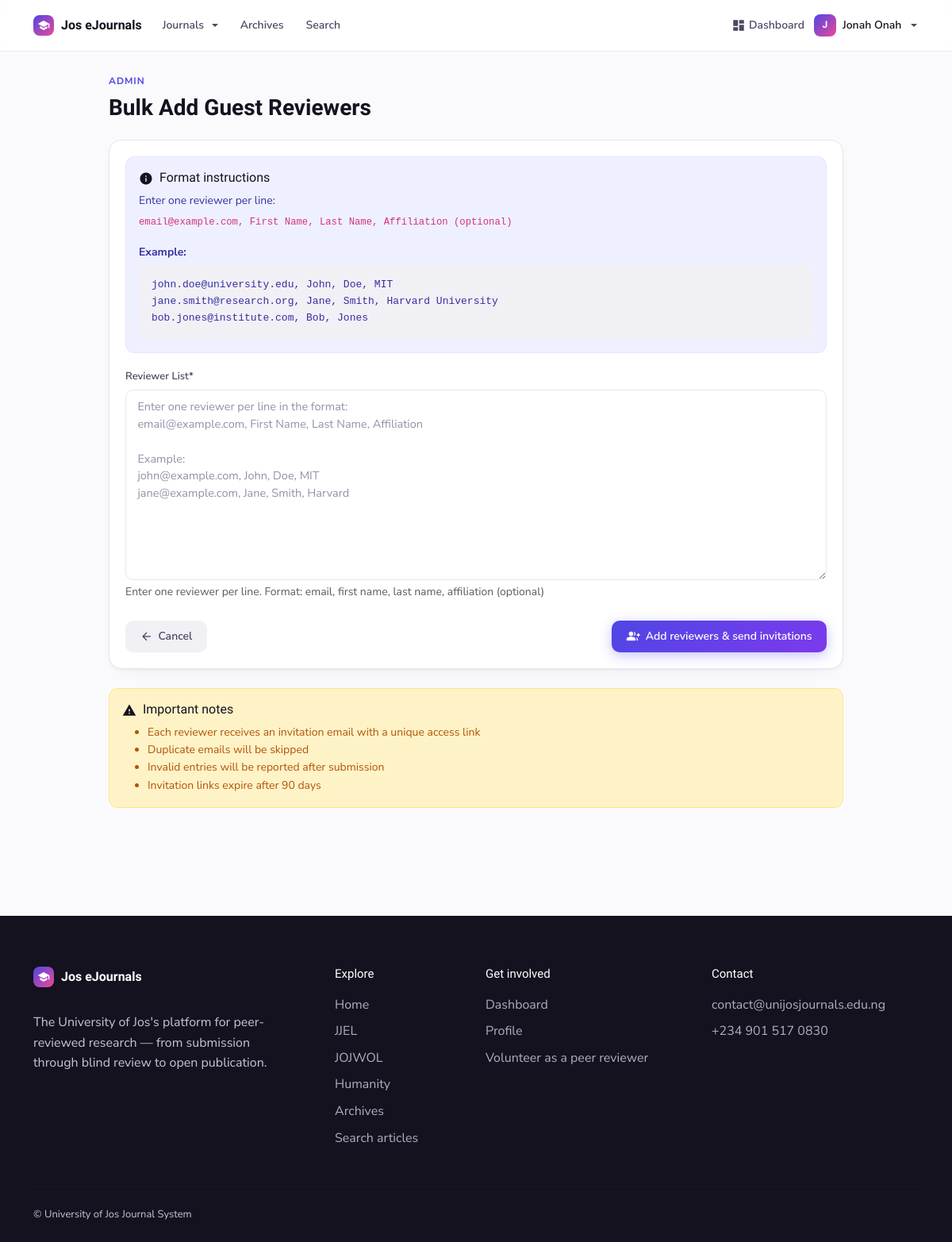
Page /manage/guest-reviewers/bulk-add/ (signed in) on the committed database.
### journalapp/models.py (models this page shows, shortened)
class SiteSettings(models.Model):
    site_title = models.CharField(max_length=100, default="University of Jos Journal System")
    site_description = models.TextField(blank=True)
    logo = models.ImageField(upload_to='site_images', blank=True, null=True)
    favicon = models.ImageField(upload_to='site_images', blank=True, null=True)
    primary_color = models.CharField(max_length=20, default="#007bff")
    secondary_color = models.CharField(max_length=20, default="#6c757d")
    footer_text = models.TextField(default="© University of Jos Journal System")
    contact_email = models.EmailField(default="contact@unijosjournals.edu.ng")
    contact_phone = models.CharField(max_length=20, blank=True)
    facebook_url = models.URLField(blank=True)
    twitter_url = models.URLField(blank=True)
    instagram_url = models.URLField(blank=True)
    linkedin_url = models.URLField(blank=True)
    class Meta:
        verbose_name = "Site Settings"
        verbose_name_plural = "Site Settings"

class CustomUser(AbstractBaseUser, PermissionsMixin):
    email = models.EmailField(unique=True)
    first_name = models.CharField(max_length=30, blank=True)
    last_name = models.CharField(max_length=30, blank=True)
    is_active = models.BooleanField(default=True)
    is_staff = models.BooleanField(default=False)
    date_joined = models.DateTimeField(default=timezone.now)
    objects = CustomUserManager()
    USERNAME_FIELD = 'email'
    REQUIRED_FIELDS = []
    class Meta:
        verbose_name = 'User'
        verbose_name_plural = 'Users'
    def get_full_name(self):
        return f"{self.first_name} {self.last_name}".strip()

class Journal(models.Model):
    name = models.CharField(max_length=200)
    slug = models.SlugField(
        max_length=80, unique=True,
        help_text="Used in the journal's web address, e.g. 'jjel'."
    )
    abbreviation = models.CharField(
        max_length=20, blank=True,
        help_text="Short form, e.g. 'JJEL'. Shown on the journal card when no logo is set."
    )
    tagline = models.CharField(
        max_length=255, blank=True,
        help_text="One line shown under the journal name."
    )
    description = RichTextField(blank=True)
    about = RichTextField(
        blank=True,
        help_text="Aims and scope — the main text on the journal's home page."
    )
    logo = models.ImageField(
        upload_to='journal_logos', blank=True, null=True,
        help_text="Square-ish logo used on the journal cards."
    )
    cover_image = models.ImageField(upload_to='journal_covers', blank=True, null=True)
    issn_print = models.CharField(max_length=20, blank=True, verbose_name="ISSN (Print)")
    issn_online = models.CharField(max_length=20, blank=True, verbose_name="ISSN (Online)")
    published_by = models.CharField(
        max_length=255, blank=True,
        help_text="e.g. 'Department of English, University of Jos'."
    )
    contact_email = models.EmailField(blank=True)
    department = models.ForeignKey(
        Department, on_delete=models.SET_NULL, null=True, blank=True,
        related_name='journals',
        help_text="Optional internal grouping. Not shown to visitors."
    )
    order = models.PositiveIntegerField(
        default=0, help_text="Controls the order journals appear in on the home page."
    )
    is_active = models.BooleanField(
        default=True, help_text="Untick to hide this journal from the public site."
    )
    class Meta:
        ordering = ['order', 'name']

### journalapp/submission_views.py (the view)
# urls.py: path('manage/guest-reviewers/bulk-add/', submission_views.bulk_add_guest_reviewers, name='bulk_add_guest_reviewers'),
@journal_staff_required(roles=WORKFLOW_ROLES, lookup='none')
def bulk_add_guest_reviewers(request):
    if request.method == 'POST':
        form = BulkGuestReviewerForm(request.POST)
        if form.is_valid():
            reviewers_data = form.cleaned_data['reviewer_list']
            created_count = 0
            failed = []
            for reviewer_data in reviewers_data:
                try:
                    guest_reviewer = GuestReviewer.objects.create(
                        email=reviewer_data['email'],
                        first_name=reviewer_data['first_name'],
                        last_name=reviewer_data['last_name'],
                        affiliation=reviewer_data['affiliation'],
                        created_by=request.user
                    )
                    send_guest_invitation_email(guest_reviewer, request)
                    created_count += 1
                except Exception as e:
                    failed.append(f"{reviewer_data['email']}: {str(e)}")
            if created_count > 0:
                messages.success(request, f'Successfully added {created_count} guest reviewer(s).')
            if failed:
                messages.warning(request, f'Failed to add: {", ".join(failed)}')
            return redirect('manage_guest_reviewers')
    else:
        form = BulkGuestReviewerForm()
    context = {
        'form': form,
        'title': 'Bulk Add Guest Reviewers'
    }
    return render(request, 'submissions/admin_bulk_add_guests.html', context)

### journalapp/forms.py (shortened to what this page needs)
class BulkGuestReviewerForm(forms.Form):
    reviewer_list = forms.CharField(
        label='Reviewer List',
        widget=forms.Textarea(attrs={
            'class': 'form-control',
            'rows': 10,
            'placeholder': 'Enter one reviewer per line in the format:\nemail@example.com, First Name, Last Name, Affiliation\n\nExample:\njohn@example.com, John, Doe, MIT\njane@example.com, Jane, Smith, Harvard'
        }),
        help_text='Enter one reviewer per line. Format: email, first name, last name, affiliation (optional)'
    )

### journalapp/context_processors.py (called while the page is built)
def site_settings(request):
    try:
        settings = SiteSettings.objects.first()
        if not settings:
            settings = SiteSettings.objects.create()
    except:
        settings = None
    return {'site_settings': settings}

def journal_roles(request):
    user = getattr(request, 'user', None)
    if not (user and user.is_authenticated):
        return {'can_manage_journals': False, 'can_manage_journal_content': False}
    return {
        'can_manage_journals': can_manage_any_journal(user, roles=WORKFLOW_ROLES),
        'can_manage_journal_content': can_manage_any_journal(user, roles=CONTENT_ROLES),
    }

def nav_journals(request):
    return {
        'nav_journals': Journal.objects.filter(is_active=True).only(
            'name', 'slug', 'abbreviation'
        )
    }

### journalapp/permissions.py (called while the page is built, shortened)
def is_site_admin(user):
    return bool(
        user
        and user.is_authenticated
        and (user.is_superuser or user.is_staff)
    )

def can_manage_any_journal(user, roles=None):
    if is_site_admin(user):
        return True
    return journals_for(user, roles=roles).exists()

def journal_staff_required(roles=None, lookup='submission'):
    def decorator(view_func):
        @wraps(view_func)
        def _wrapped(request, *args, **kwargs):
            user = request.user
            if not (user and user.is_authenticated):
                return redirect(f'/login/?next={request.path}')
            if is_site_admin(user):
                return view_func(request, *args, **kwargs)
        return _wrapped
    return decorator

### journalapp/templates/submissions/admin_bulk_add_guests.html (shortened to what this page needs)
{% extends 'journalapp/base.html' %}
{% load crispy_forms_tags %}
{% block content %}
<div class="container py-4">
    <div class="row"><div class="col-md-10 offset-md-1">
        <div class="mb-4">
            <span class="uj-kicker">Admin</span>
            <h1 class="mt-1 mb-0" style="font-size:28px;">{{ title }}</h1>
        </div>
        <div class="card"><div class="card-body">
            <div class="alert alert-info">
                <h6 class="mb-2"><i class="material-icons align-middle me-1" style="font-size:18px;">info</i> Format instructions</h6>
                <p class="mb-1" style="font-size:14px;">Enter one reviewer per line:</p>
                <code>email@example.com, First Name, Last Name, Affiliation (optional)</code>
                <p class="mt-3 mb-1" style="font-size:14px;"><strong>Example:</strong></p>
                <pre class="p-3 rounded mt-1 mb-0" style="background:var(--uj-surface-2); font-size:13px;">john.doe@university.edu, John, Doe, MIT
jane.smith@research.org, Jane, Smith, Harvard University
bob.jones@institute.com, Bob, Jones</pre>
            </div>
            <form method="post">
                {{ form|crispy }}
                <div class="d-flex justify-content-between mt-4">
                    <a href="{% url 'manage_guest_reviewers' %}" class="btn btn-light"><i class="material-icons" style="font-size:16px;">arrow_back</i> Cancel</a>
                    <button type="submit" class="btn btn-primary"><i class="material-icons" style="font-size:17px;">group_add</i> Add reviewers &amp; send invitations</button>
                </div>
            </form>
        </div></div>
        <div class="alert alert-warning mt-4">
            <h6 class="mb-2"><i class="material-icons align-middle me-1" style="font-size:18px;">warning</i> Important notes</h6>
            <ul class="mb-0" style="font-size:14px;">
                <li>Each reviewer receives an invitation email with a unique access link</li>
                <li>Duplicate emails will be skipped</li>
                <li>Invalid entries will be reported after submission</li>
                <li>Invitation links expire after 90 days</li>
            </ul>
        </div>
    </div></div>
</div>
{% endblock %}

### journalapp/templates/journalapp/base.html (shortened to what this page needs)
{% load static %}
<!DOCTYPE html>
<html lang="en">
<head>
    <link href="https://cdn.jsdelivr.net/npm/bootstrap@5.3.0-alpha1/dist/css/bootstrap.min.css" rel="stylesheet">
    <link rel="stylesheet" href="https://cdnjs.cloudflare.com/ajax/libs/font-awesome/6.0.0-beta3/css/all.min.css">
    <link href="{% static 'css/theme.css' %}" rel="stylesheet">
</head>
<body class="d-flex flex-column min-vh-100">
    <header>
        <nav class="navbar navbar-expand-lg uj-navbar">
            <div class="container">
                <a class="uj-brand me-lg-4" href="{% url 'home' %}">
                    <span class="uj-brand-mark">
                        {% if site_settings.logo %}
                        <img src="{{ site_settings.logo.url }}" alt="{{ site_settings.site_title }}">
                        {% else %}
                        <i class="material-icons" style="font-size:16px;">school</i>
                        {% endif %}
                    </span>
                    <span>{{ site_settings.site_title|default:"UniJos Journals" }}</span>
                </a>
                <div class="collapse navbar-collapse" id="navbarNav">
                    <ul class="navbar-nav align-items-lg-center gap-lg-4 me-auto mt-3 mt-lg-0">
                        <li class="nav-item dropdown">
                            <a class="uj-nav-link dropdown-toggle" href="{% url 'journal_list' %}" id="journalsDropdown" role="button" data-bs-toggle="dropdown" aria-expanded="false">Journals</a>
                        </li>
                        <li class="nav-item">
                            <a class="uj-nav-link" href="{% url 'all_issues' %}">Archives</a>
                        </li>
                        <li class="nav-item">
                            <a class="uj-nav-link" href="{% url 'article_search' %}">Search</a>
                        </li>
                    </ul>
                    <ul class="navbar-nav align-items-lg-center gap-2">
                        {% if user.is_authenticated %}
                            <li class="nav-item">
                                <a class="uj-nav-link d-inline-flex align-items-center gap-1" href="{% url 'dashboard' %}">
                                    <i class="material-icons">dashboard</i> Dashboard
                                </a>
                            </li>
                            <li class="nav-item dropdown">
                                <a class="uj-nav-link dropdown-toggle d-inline-flex align-items-center gap-2" href="#" id="userDropdown" role="button" data-bs-toggle="dropdown" aria-expanded="false">
                                    <span class="uj-brand-mark" style="width:28px;height:28px;font-size:12px;font-family:var(--uj-font-heading);font-weight:700;">
                                        {{ user.get_full_name|default:user.email|first|upper }}
                                    </span>
                                    <span class="fw-semibold d-none d-lg-inline" style="color:var(--uj-ink);">{{ user.get_full_name|default:user.email }}</span>
                                </a>
                            </li>
                        {% endif %}
                    </ul>
                </div>
            </div>
        </nav>
    </header>
    <div class="toast-container position-fixed top-0 end-0 p-3" style="z-index: 9999;">
    </div>
    <main class="flex-grow-1 mb-3">
        {% block content %}{% endblock %}
    </main>
    <footer class="uj-footer">
        <div class="container">
            <div class="row g-4">
                <div class="col-lg-4 mb-2">
                    <a class="uj-brand mb-3" href="{% url 'home' %}">
                        <span class="uj-brand-mark">
                            {% if site_settings.logo %}
                            <img src="{{ site_settings.logo.url }}" alt="{{ site_settings.site_title }}">
                            {% else %}
                            <i class="material-icons" style="font-size:16px;">school</i>
                            {% endif %}
                        </span>
                        <span>{{ site_settings.site_title|default:"UniJos Journals" }}</span>
                    </a>
                    <p class="mt-3" style="max-width:320px;">{{ site_settings.site_description|default:"The University of Jos's platform for peer-reviewed research — from submission through blind review to open publication." }}</p>
                </div>
                <div class="col-6 col-lg-2 mb-2">
                    <h5>Explore</h5>
                    <ul class="list-unstyled d-grid gap-2">
                        <li><a href="{% url 'home' %}">Home</a></li>
                        {% for j in nav_journals %}
                        <li><a href="{% url 'journal_home' j.slug %}">{{ j.abbreviation|default:j.name }}</a></li>
                        {% endfor %}
                        <li><a href="{% url 'all_issues' %}">Archives</a></li>
                        <li><a href="{% url 'article_search' %}">Search articles</a></li>
                    </ul>
                </div>
                <div class="col-6 col-lg-3 mb-2">
                    <h5>Get involved</h5>
                    <ul class="list-unstyled d-grid gap-2">
                        {% if user.is_authenticated %}
                        <li><a href="{% url 'dashboard' %}">Dashboard</a></li>
                        <li><a href="{% url 'profile' %}">Profile</a></li>
                        {% else %}
                        <li><a href="{% url 'register' %}">Submit a manuscript</a></li>
                        <li><a href="{% url 'register' %}">Create an account</a></li>
                        <li><a href="{% url 'login' %}">Log in</a></li>
                        {% endif %}
                        <li><a href="{% url 'reviewer_apply' %}">Volunteer as a peer reviewer</a></li>
                    </ul>
                </div>
                <div class="col-lg-3 mb-2">
                    <h5>Contact</h5>
                    <ul class="list-unstyled d-grid gap-2">
                        {% if site_settings.contact_email %}
                        <li><a href="mailto:{{ site_settings.contact_email }}">{{ site_settings.contact_email }}</a></li>
                        {% endif %}
                        {% if site_settings.contact_phone %}
                        <li><a href="tel:{{ site_settings.contact_phone }}">{{ site_settings.contact_phone }}</a></li>
                        {% endif %}
                    </ul>
                </div>
            </div>
            <hr class="my-4">
            <div class="d-flex flex-column flex-md-row justify-content-between align-items-center gap-2" style="font-size:13px;">
                <p class="mb-0">{{ site_settings.footer_text|default:"© University of Jos Journal System. All rights reserved." }}</p>
            </div>
        </div>
    </footer>
</body>
</html>

### rows in the picture
SiteSettings: site_title "Jos eJournals", site_description "The University of Jos's platform for peer-reviewed research — from submission through blind review to open publication.", contact_email "contact@unijosjournals.edu.ng", contact_phone "+234 901 517 0830", footer_text "© University of Jos Journal System"
CustomUser: get_full_name|first "J", get_full_name "Jonah Onah"
Journal: abbreviation "JJEL"
Journal: abbreviation "JOJWOL"
Journal: abbreviation "Humanity"

### other values in the picture
{{ title }} "Bulk Add Guest Reviewers"
